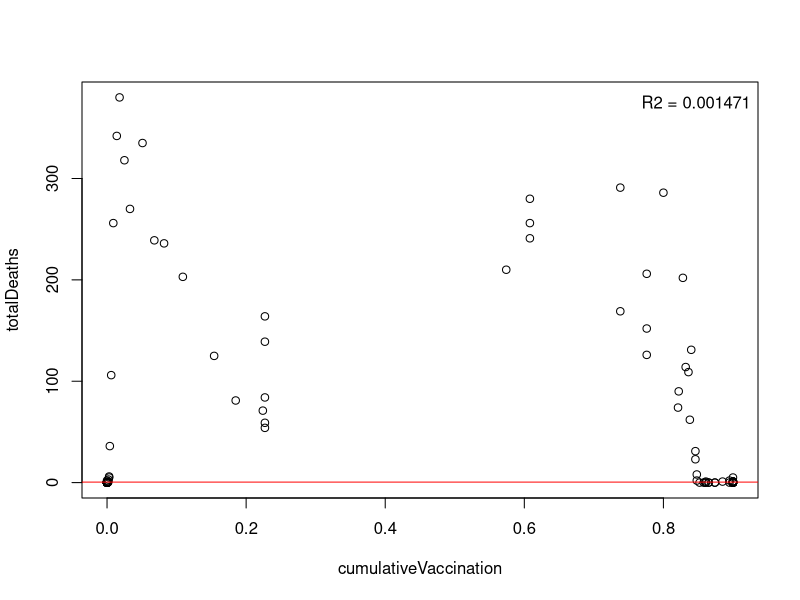

This figure's R source:
library(tidyverse)
library(rio)
library(readxl)

data_mpox <- read_csv("mpox cases and deaths by country (17).csv")
data_viet <- read_excel("VIetnam death case vaccination 2021-2022.xlsx") |> 
  select(!c("...19", "...20", "sources")) |> 
  mutate(reportedDate = openxlsx::convertToDate(reportedDate)) |> 
  rename(weeklyDeaths = "weekly deaths",
         cumulativeVaccination = "cumulative vaccination") |> 
  filter(!is.na(cumulativeVaccination), !is.na(totalConfirmedCases))

cor(data_viet$cumulativeVaccination, data_viet$weeklyDeaths, method = "spearman")
cor(data_viet$cumulativeVaccination, data_viet$totalDeaths)

with(data_viet, plot(cumulativeVaccination, totalDeaths))
abline(fit <- lm(cumulativeVaccination ~ totalDeaths, data = data_viet), col = 'red')
legend("topright", bty="n", legend=paste("R2 =", format(summary(fit)$adj.r.squared, digits=4)))

cor(data_viet$cumulativeVaccination, data_viet$totalConfirmedCases)
t.test(data_viet$cumulativeVaccination, data_viet$weeklyDeaths)
t.test(data_viet$cumulativeVaccination, data_viet$weeklyDeaths)
